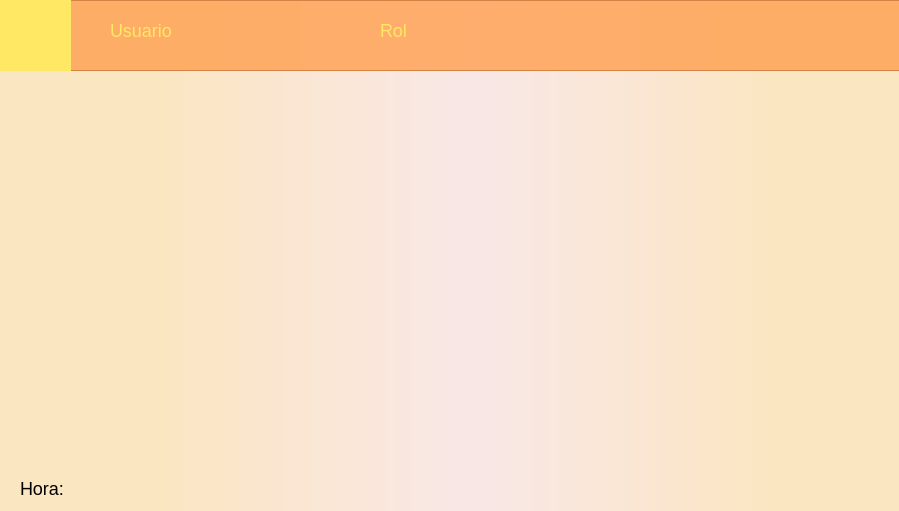
<?xml version="1.0" encoding="UTF-8"?>
<ui version="4.0">
 <class>VentanaPrincipalAdmin</class>
 <widget class="QMainWindow" name="VentanaPrincipalAdmin">
  <property name="geometry">
   <rect>
    <x>0</x>
    <y>0</y>
    <width>899</width>
    <height>511</height>
   </rect>
  </property>
  <property name="windowTitle">
   <string>RestauranTEC Principal</string>
  </property>
  <property name="windowIcon">
   <iconset>
    <normaloff>img/LogoApp.png</normaloff>img/LogoApp.png</iconset>
  </property>
  <property name="styleSheet">
   <string notr="true">QWidget{
	font-size: 18px;
}
QWidget#centralwidget{
	background-color: 
		qlineargradient(spread:pad, x1:0.181, y1:0, x2:0.858, y2:0, stop:0#fbe6c2, stop:0.511364 #F9E7E7, stop:1 #fbe6c2);
}

QFrame#frame_1{
	background-color:rgb(255, 157, 77, 200) ;
}

QLabel{
	background-color:rgba(0, 0, 0, 0);
}  
</string>
  </property>
  <widget class="QWidget" name="centralwidget">
   <widget class="QFrame" name="frame_1">
    <property name="geometry">
     <rect>
      <x>0</x>
      <y>0</y>
      <width>901</width>
      <height>71</height>
     </rect>
    </property>
    <property name="styleSheet">
     <string notr="true">QLabel{
	background-color:rgba(0, 0, 0, 0);
	color: rgb(255, 232, 99);
}  </string>
    </property>
    <property name="frameShape">
     <enum>QFrame::StyledPanel</enum>
    </property>
    <property name="frameShadow">
     <enum>QFrame::Raised</enum>
    </property>
    <widget class="QLabel" name="label">
     <property name="geometry">
      <rect>
       <x>380</x>
       <y>10</y>
       <width>141</width>
       <height>41</height>
      </rect>
     </property>
     <property name="text">
      <string>Rol</string>
     </property>
    </widget>
    <widget class="QLabel" name="label_2">
     <property name="geometry">
      <rect>
       <x>110</x>
       <y>10</y>
       <width>261</width>
       <height>41</height>
      </rect>
     </property>
     <property name="text">
      <string>Usuario</string>
     </property>
    </widget>
    <widget class="QLabel" name="label_4">
     <property name="geometry">
      <rect>
       <x>0</x>
       <y>0</y>
       <width>71</width>
       <height>71</height>
      </rect>
     </property>
     <property name="styleSheet">
      <string notr="true">background-color: rgb(255, 232, 99);</string>
     </property>
     <property name="text">
      <string>ggg</string>
     </property>
    </widget>
   </widget>
   <widget class="QLabel" name="label_3">
    <property name="geometry">
     <rect>
      <x>20</x>
      <y>480</y>
      <width>511</width>
      <height>16</height>
     </rect>
    </property>
    <property name="text">
     <string>Hora:</string>
    </property>
   </widget>
  </widget>
  <action name="actionSalir">
   <property name="text">
    <string>Salir</string>
   </property>
  </action>
 </widget>
 <resources/>
 <connections/>
</ui>
